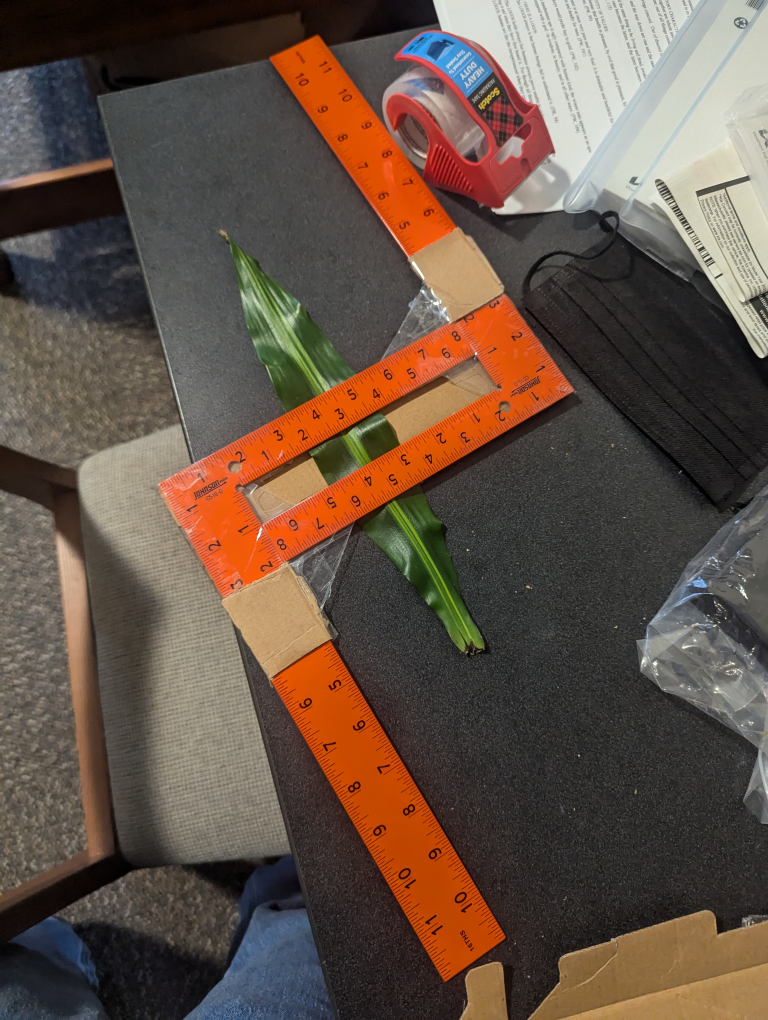
#> input picture TestImages/leaf_image2.jpg, 3072 x 4080 px, found by its file name (shown at 1/4 size)
$ python WhiteBalanceCorrection.py
#> lines starting #> are read from the running program, lines starting #| are printed output that depends on the picture
import cv2
import numpy as np

def resize_for_display(image, max_width=1000, max_height=800):
    """ Resize image while maintaining aspect ratio for display. """
    height, width = image.shape[:2]
    scale = min(max_width / width, max_height / height)
    return cv2.resize(image, (int(width * scale), int(height * scale)))

def white_balance(image):
    result = cv2.xphoto.createSimpleWB().balanceWhite(image)
    return result

image = cv2.imread("leaf_image2.jpg")
#> image is the input picture: shape (4080, 3072, 3); mean B, G, R 69.7, 82.4, 100.7
balanced_image = white_balance(image)
#> in white_balance, `result = cv2.xphoto.createSimpleWB().balanceWhite(image)`:
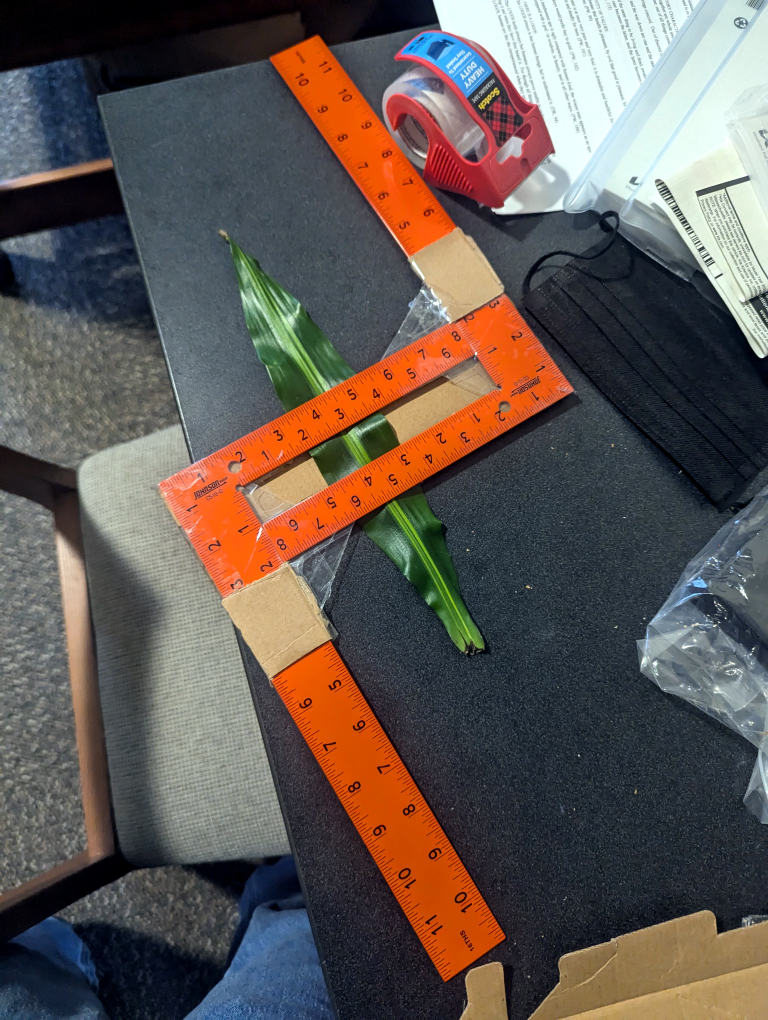
#> result: shape (4080, 3072, 3) (shown at 1/4 size); mean B, G, R 83.3, 88.7, 98.6

cv2.imshow("Original", resize_for_display(image))
#> in resize_for_display, `return cv2.resize(image, (int(width * scale), int(height * scale)))`:
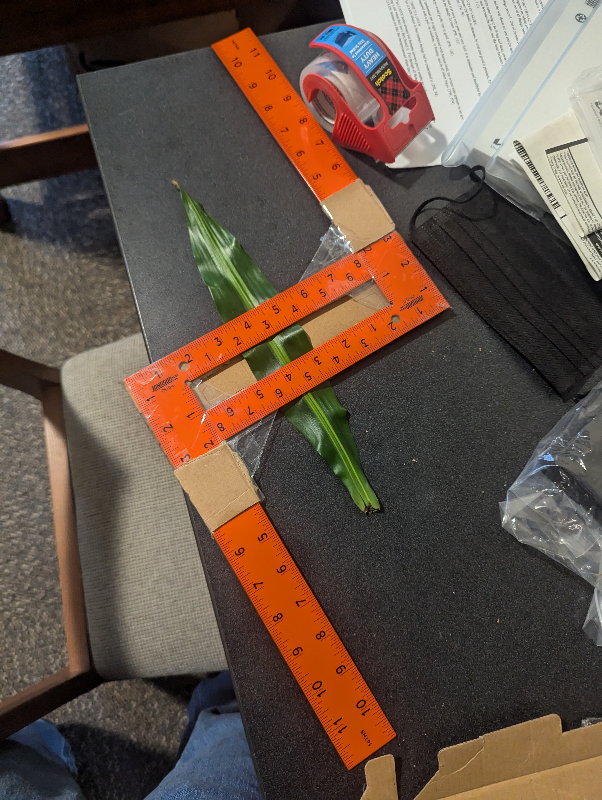
#> returned value: shape (800, 602, 3); mean of channels 0, 1, 2 69.6, 82.3, 100.6; drawn as B, G, R
cv2.imshow("White Balanced", resize_for_display(balanced_image))
#> call 2 of resize_for_display, with max_width = 1000, max_height = 800
#> in resize_for_display (call 2), `return cv2.resize(image, (int(width * scale), int(height * scale)))`:
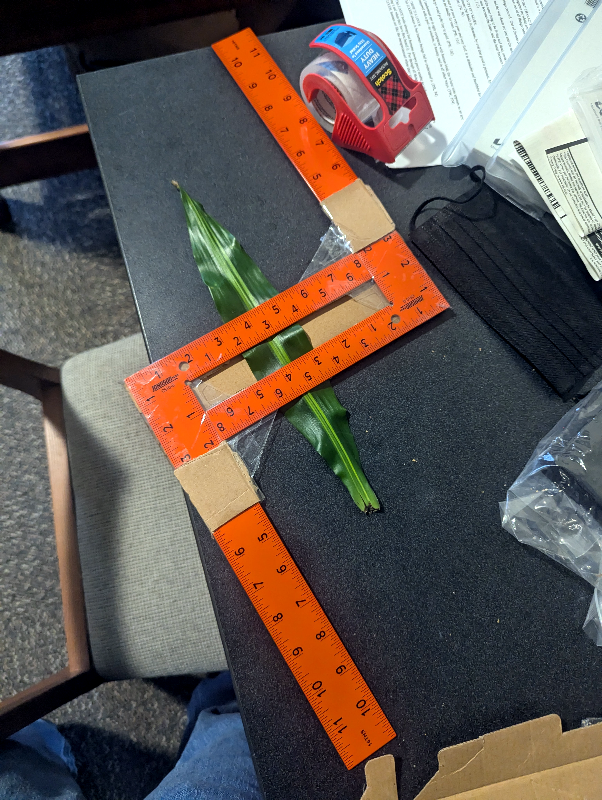
#> returned value: shape (800, 602, 3); mean of channels 0, 1, 2 83.2, 88.6, 98.5; drawn as B, G, R
cv2.waitKey(0)
cv2.destroyAllWindows()

$ run again, with TestImages/leaf_image1.jpg copied over TestImages/leaf_image2.jpg
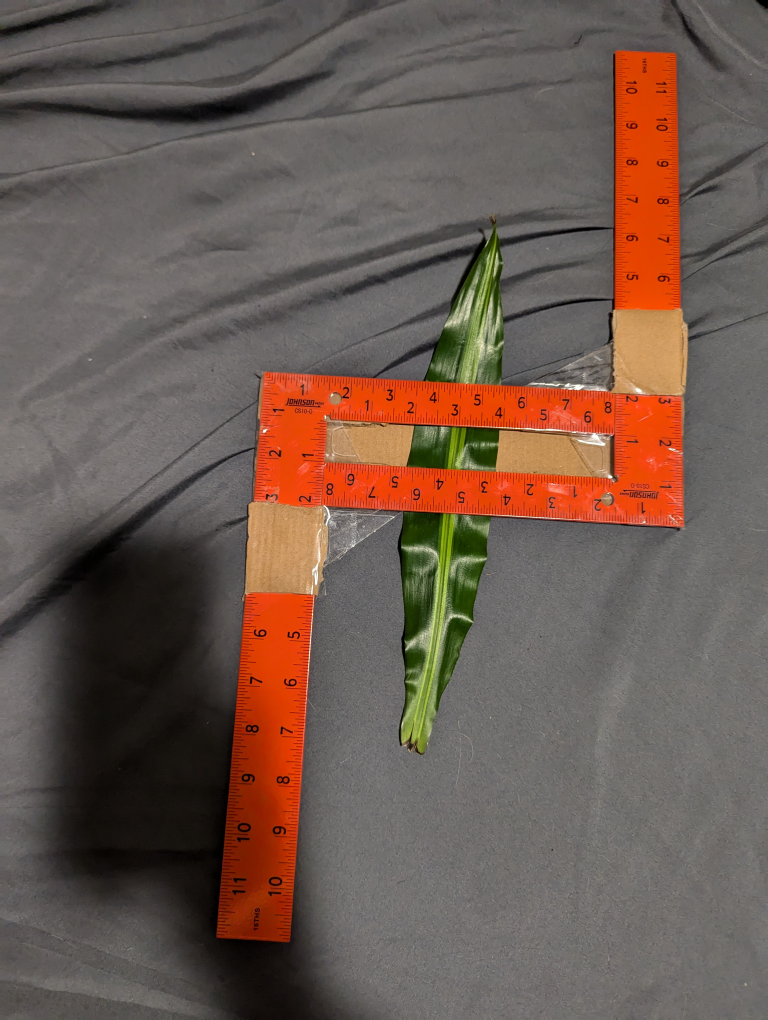
#> input picture TestImages/leaf_image1.jpg, 3072 x 4080 px, found by its file name (shown at 1/4 size)
#> image is the input picture: shape (4080, 3072, 3); mean B, G, R 80.3, 90.1, 109.1
#> in white_balance, `result = cv2.xphoto.createSimpleWB().balanceWhite(image)`:
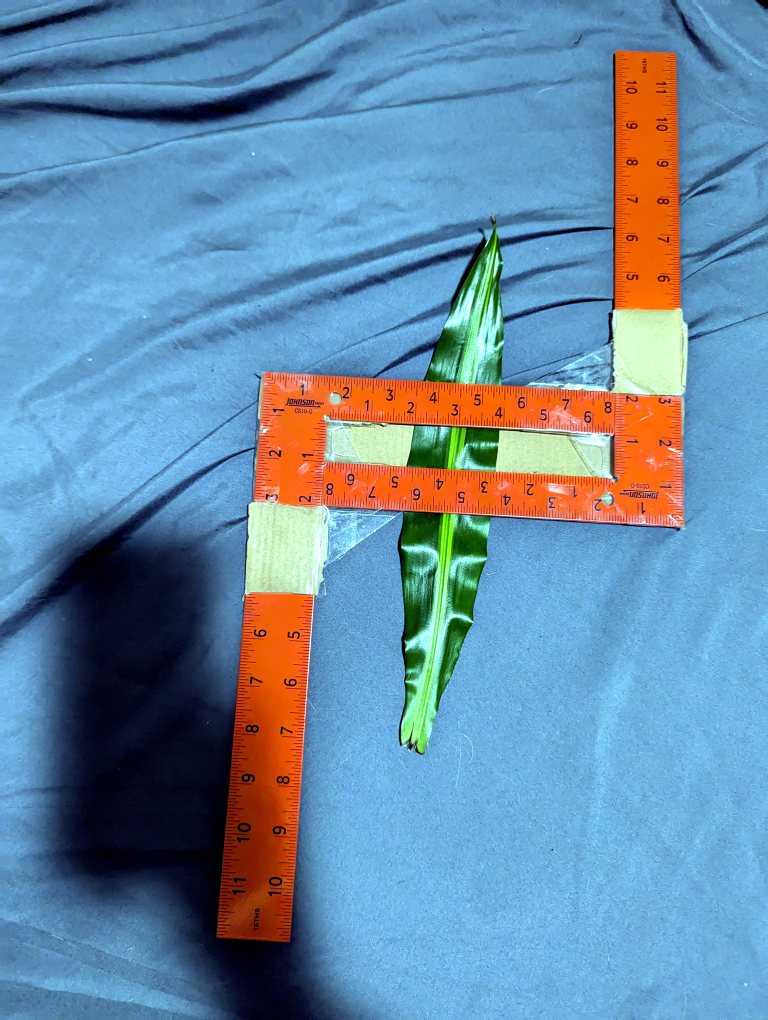
#> result: shape (4080, 3072, 3) (shown at 1/4 size); mean B, G, R 167.3, 140.1, 104.2
#> in resize_for_display (call 2), `return cv2.resize(image, (int(width * scale), int(height * scale)))`:
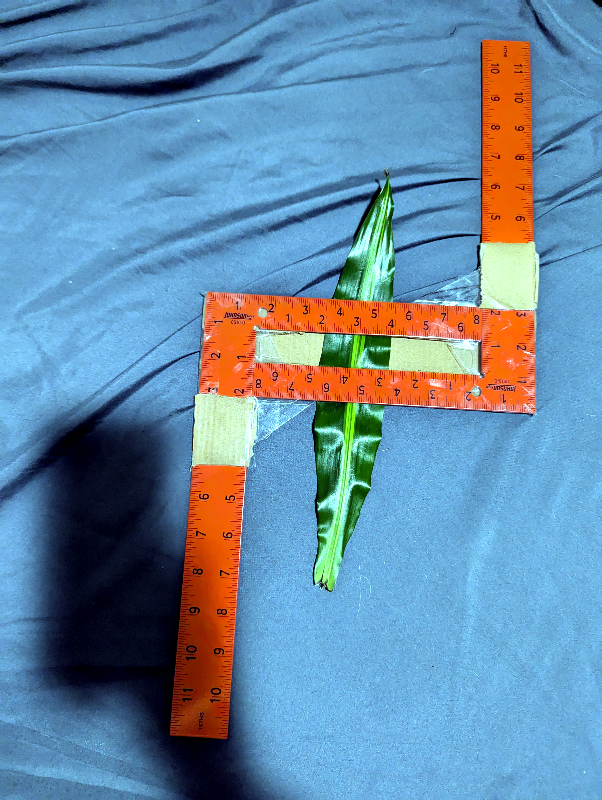
#> returned value: shape (800, 602, 3); mean of channels 0, 1, 2 167.2, 140, 104.1; drawn as B, G, R

$ run again, with TestImages/leaf_image4.jpg copied over TestImages/leaf_image2.jpg
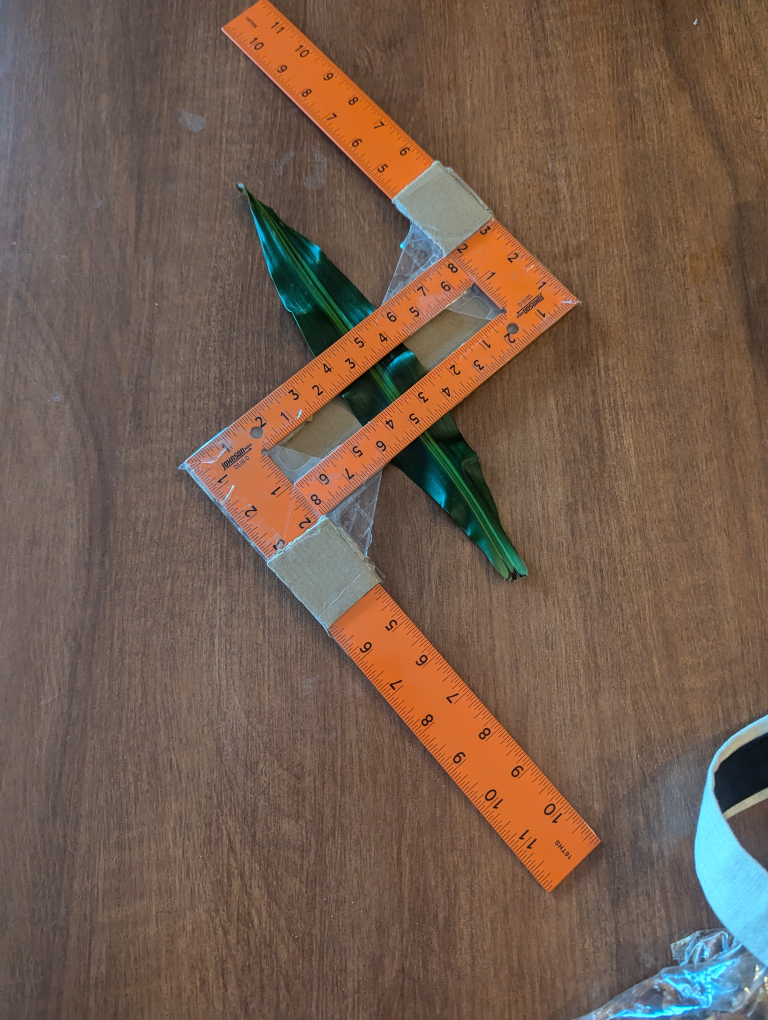
#> input picture TestImages/leaf_image4.jpg, 3072 x 4080 px, found by its file name (shown at 1/4 size)
#> image is the input picture: shape (4080, 3072, 3); mean B, G, R 78, 93.3, 116.6
#> in white_balance, `result = cv2.xphoto.createSimpleWB().balanceWhite(image)`:
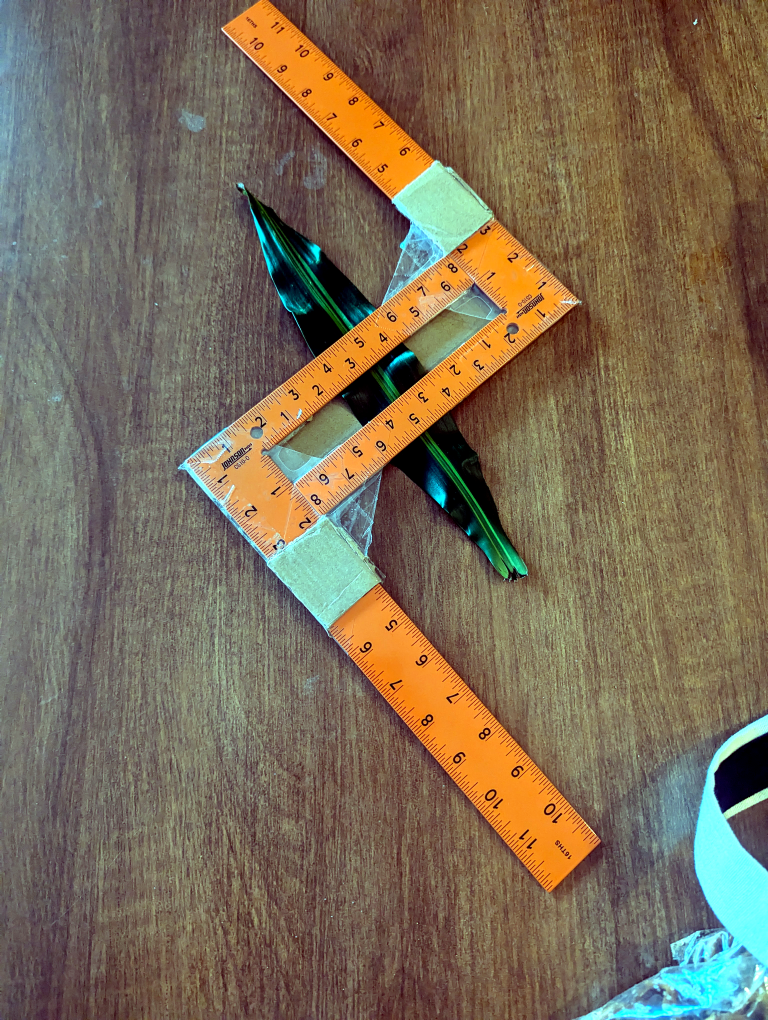
#> result: shape (4080, 3072, 3) (shown at 1/4 size); mean B, G, R 86.9, 108.8, 122.7
#> in resize_for_display (call 2), `return cv2.resize(image, (int(width * scale), int(height * scale)))`:
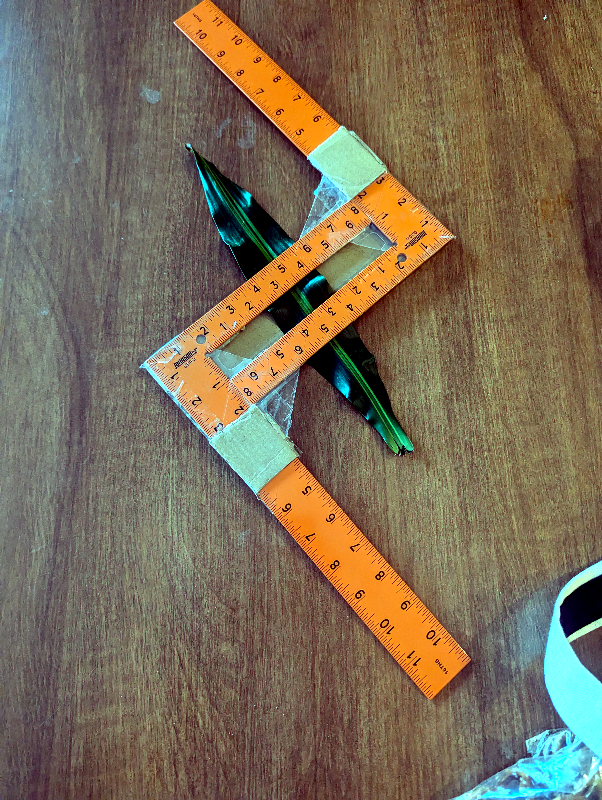
#> returned value: shape (800, 602, 3); mean of channels 0, 1, 2 86.8, 108.7, 122.6; drawn as B, G, R
